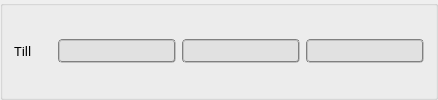
            <widget class="QGroupBox" name="groupBox_6">
             <property name="sizePolicy">
              <sizepolicy hsizetype="Fixed" vsizetype="Fixed">
               <horstretch>0</horstretch>
               <verstretch>0</verstretch>
              </sizepolicy>
             </property>
             <property name="styleSheet">
              <string notr="true">QGroupBox#groupBox_6{ 
    /* border: 1px solid gray; 
     border-radius: 6px; */
	 border:0; 
     background-color: transparent;
 }

QGroupBox::title { 
    background-color: transparent;
 }</string>
             </property>
             <property name="title">
              <string/>
             </property>
             <layout class="QHBoxLayout" name="horizontalLayout_2">
              <property name="topMargin">
               <number>0</number>
              </property>
              <property name="bottomMargin">
               <number>0</number>
              </property>
              <item>
               <widget class="QLabel" name="label_12">
                <property name="font">
                 <font>
                  <family>Roboto</family>
                  <pointsize>10</pointsize>
                 </font>
                </property>
                <property name="styleSheet">
                 <string notr="true">QLabel{
	background-color: transparent;
}</string>
                </property>
                <property name="text">
                 <string>Till</string>
                </property>
               </widget>
              </item>
              <item>
               <spacer name="horizontalSpacer">
                <property name="orientation">
                 <enum>Qt::Horizontal</enum>
                </property>
                <property name="sizeHint" stdset="0">
                 <size>
                  <width>20</width>
                  <height>20</height>
                 </size>
                </property>
               </spacer>
              </item>
              <item>
               <widget class="QLineEdit" name="typeYear_3">
                <property name="styleSheet">
                 <string notr="true">
QLineEdit {
    color: rgb(0, 0, 0);
    selection-color: white;   
    border: 2px groove gray;
    border-radius: 4px;
    padding: 2px 4px;
	background-color: rgb(225, 225, 225);

}
QLineEdit:focus {
    color: rgb(0, 0, 0);
    selection-color: white;   
    border: 2px groove gray;
    border-radius: 4px;
    padding: 2px 4px;
}

QLineEdit:edit-focus {
    color: rgb(0, 0, 0);
    selection-color: white;   
    border: 2px groove gray;
    border-radius: 4px;
    padding: 2px 4px;
}</string>
                </property>
                <property name="text">
                 <string/>
                </property>
               </widget>
              </item>
              <item>
               <widget class="QLineEdit" name="lineEdit_12">
                <property name="styleSheet">
                 <string notr="true">
QLineEdit {
    color: rgb(0, 0, 0);
    selection-color: white;   
    border: 2px groove gray;
    border-radius: 4px;
    padding: 2px 4px;
	background-color: rgb(225, 225, 225);

}
QLineEdit:focus {
    color: rgb(0, 0, 0);
    selection-color: white;   
    border: 2px groove gray;
    border-radius: 4px;
    padding: 2px 4px;
}

QLineEdit:edit-focus {
    color: rgb(0, 0, 0);
    selection-color: white;   
    border: 2px groove gray;
    border-radius: 4px;
    padding: 2px 4px;
}</string>
                </property>
               </widget>
              </item>
              <item>
               <widget class="QLineEdit" name="lineEdit_13">
                <property name="styleSheet">
                 <string notr="true">
QLineEdit {
    color: rgb(0, 0, 0);
    selection-color: white;   
    border: 2px groove gray;
    border-radius: 4px;
    padding: 2px 4px;
	background-color: rgb(225, 225, 225);

}
QLineEdit:focus {
    color: rgb(0, 0, 0);
    selection-color: white;   
    border: 2px groove gray;
    border-radius: 4px;
    padding: 2px 4px;
}

QLineEdit:edit-focus {
    color: rgb(0, 0, 0);
    selection-color: white;   
    border: 2px groove gray;
    border-radius: 4px;
    padding: 2px 4px;
}</string>
                </property>
               </widget>
              </item>
             </layout>
            </widget>
